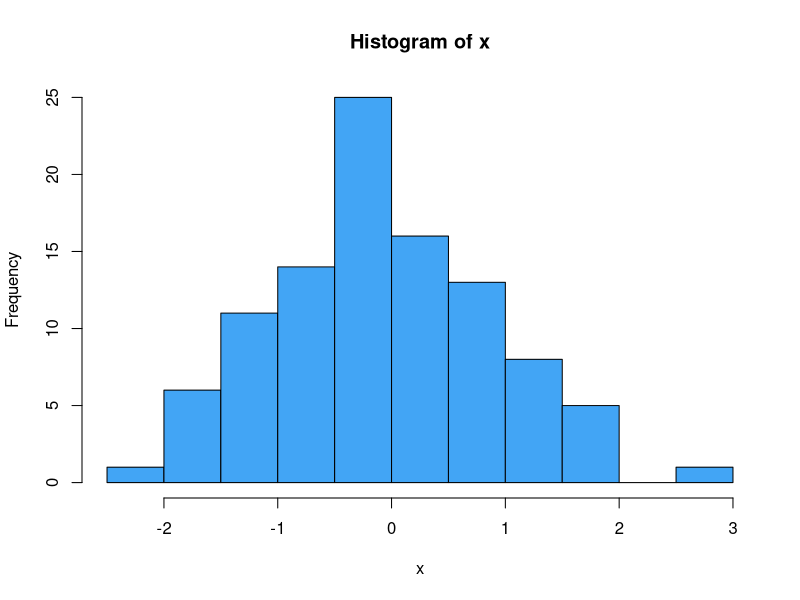
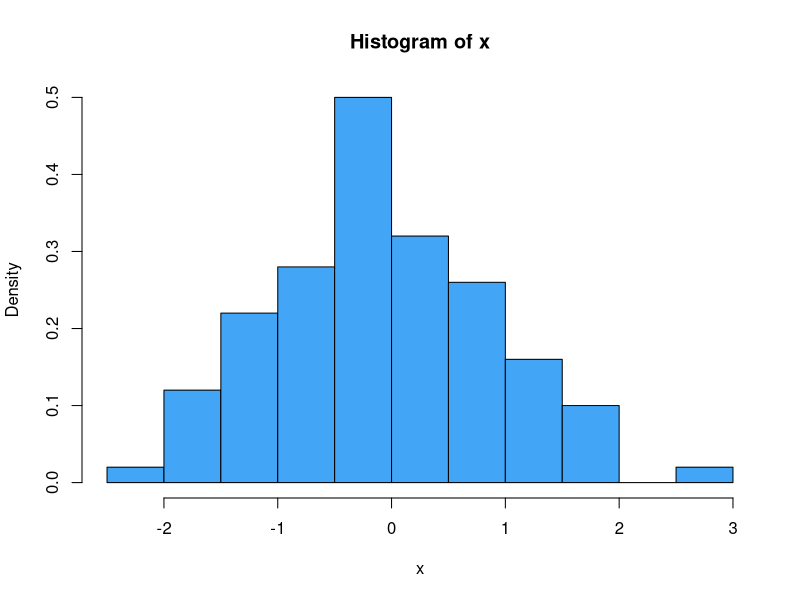

The R source for these figures, in order: (Note: this script raises an error after producing the figures.)
## ---- chunk 1
x <- rnorm(100, 0, 1)
hist(x, freq=TRUE, col = "#42A5F5")
## ---- chunk 2
hist(x, freq=FALSE, col = "#42A5F5")
## ---- chunk 3
#| label: ogrande
#| echo: false
#| out-width: ~
#| fig-cap: |
#|   Ejemplo gráfico de la notación Big-O.
#| fig-align: center
#| fig-cap-location: margin
knitr::include_graphics("https://www.baeldung.com/wp-content/uploads/sites/4/2021/06/ogn-292x300-1.png", dpi = 270)
## ---- chunk 4
#| label: ogrande2
#| echo: false
#| out-width: ~
#| fig-cap: |
#|   Ejemplo gráfico de la notación Big-O.
#| fig-align: center
#| fig-cap-location: margin
#| out.width: "30%"
knitr::include_graphics("C:/Users/dofca/Desktop/libro/images/ogrande2.png", dpi = 270)
